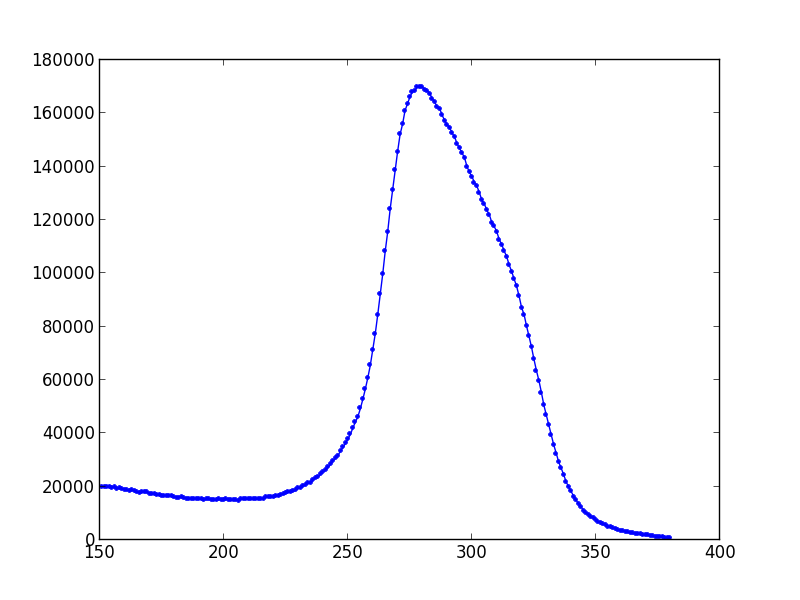

Here is the Python script that generated this plot:
import matplotlib
matplotlib.use('Agg')

__author__ = 'lenk'

from pylab import *

def cut(x, y, average, sigma):
    x1 = []
    y1 = []
    newCount = 0
    newAverage = 0
    newSigma = 0
    for i in range(len(x)):
        if y[i] != 0 and x[i] < average + 5 * sigma and x[i] > average - 5 * sigma:
            x1.append(x[i])
            y1.append(y[i])
            newAverage += x[i] * y[i]
            newCount += y[i]
    newAverage = newAverage * 1.0 / newCount
    for i in range(len(x1)):
        newSigma += (x1[i] - newAverage) ** 2 * y1[i]
    newSigma = math.sqrt(newSigma * 1.0 / newCount)
    #interval = []
    #interval.append(newAverage - 1.959964 * newSigma / sqrt(newCount - 1))
    #interval.append(newAverage + 1.959964 * newSigma / sqrt(newCount - 1))
    newBegin = int(newAverage - 2 * newSigma)
    newEnd = int(newAverage + 2 * newSigma)
    inewBegin = 0
    inewEnd = len(x1) - 1
    for i in range(len(x1)):
        if x1[i] <= newBegin:
            inewBegin = i
        if x1[i] >= newEnd:
            inewEnd = i
            break
    x1 = x1[inewBegin:inewEnd + 1]
    y1 = y1[inewBegin:inewEnd + 1]
    with open('outputIns.txt', 'w') as f:
        f.write('interval=[' + str(newBegin) + ';' + str(newEnd) + ']')
        f.write('\r\naverage=' + str(newAverage) + '\r\nsigma=' + str(newSigma))
        f.write('\r\nx=' + str(x1))
    f.close()
    return x1, y1, newAverage, newSigma

def distinsert():
    x = []
    y = []
    m = []
    count = 0
    average = 0
    with open('out_ecoli_mda_lane1.sam', 'r') as f:
        f.readline()
        a, b, c = f.readline().split()
        L = c[3:]
        L = int(L)
        f.readline()
        for i in range(L + 1):
            m.append(0)
        while True:
            inputLine1 = []
            inputLine2 = []
            inputLine1.extend(f.readline().split('\t'))
            if inputLine1[0] == '':
                break
            inputLine2.extend(f.readline().split('\t'))

            m[max(int(inputLine1[3]), int(inputLine2[3])) + len(inputLine1[9]) -
              min(int(inputLine1[3]), int(inputLine2[3]))] += int(1)
            average += max(int(inputLine1[3]), int(inputLine2[3])) + len(inputLine1[9]) - \
                       min(int(inputLine1[3]), int(inputLine2[3]))
            count += 1
    f.close()
    average = average * 1.0 / count
    sigma = 0
    for i in range(len(m)):
        if m[i] != 0:
            x.append(i)
            y.append(m[i])
            sigma += (i - average) * (i - average) * m[i]
    sigma = math.sqrt(sigma * 1.0 / count)
    
    for i in range(5): 
        x1 = cut(x, y, average, sigma)[0]
        y1 = cut(x, y, average, sigma)[1]
        newAverage = cut(x, y, average, sigma)[2]
        newSigma = cut(x, y, average, sigma)[3]
        cut(x1, y1, newAverage, newSigma)
        x = x1
        y = y1
        average = newAverage
        sigma = newSigma
    plot(x1, y1, marker='.', linestyle='-', color='b')
    savefig('insertd.png')

distinsert()


